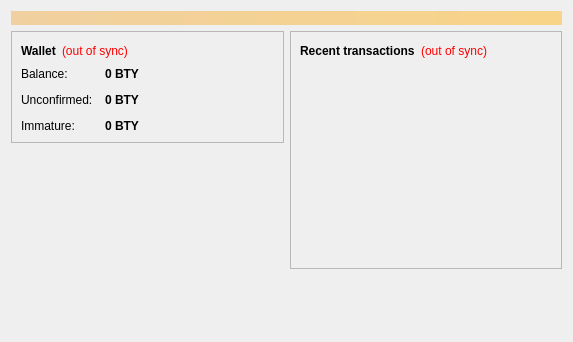
<?xml version="1.0" encoding="UTF-8"?>
<ui version="4.0">
 <class>OverviewPage</class>
 <widget class="QWidget" name="OverviewPage">
  <property name="geometry">
   <rect>
    <x>0</x>
    <y>0</y>
    <width>573</width>
    <height>342</height>
   </rect>
  </property>
  <property name="windowTitle">
   <string>Form</string>
  </property>
  <layout class="QVBoxLayout" name="topLayout">
   <item>
    <widget class="QLabel" name="labelAlerts">
     <property name="visible">
      <bool>false</bool>
     </property>
     <property name="styleSheet">
      <string notr="true">background-color: qlineargradient(x1: 0, y1: 0, x2: 1, y2: 0, stop:0 #F0D0A0, stop:1 #F8D488); color:#000000;</string>
     </property>
     <property name="wordWrap">
      <bool>true</bool>
     </property>
     <property name="margin">
      <number>3</number>
     </property>
    </widget>
   </item>
   <item>
    <layout class="QHBoxLayout" name="horizontalLayout" stretch="1,1">
     <item>
      <layout class="QVBoxLayout" name="verticalLayout_2">
       <item>
        <widget class="QFrame" name="frame">
         <property name="frameShape">
          <enum>QFrame::StyledPanel</enum>
         </property>
         <property name="frameShadow">
          <enum>QFrame::Raised</enum>
         </property>
         <layout class="QVBoxLayout" name="verticalLayout_4">
          <item>
           <layout class="QHBoxLayout" name="horizontalLayout_4">
            <item>
             <widget class="QLabel" name="label_5">
              <property name="font">
               <font>
                <weight>75</weight>
                <bold>true</bold>
               </font>
              </property>
              <property name="text">
               <string>Wallet</string>
              </property>
             </widget>
            </item>
            <item>
             <widget class="QLabel" name="labelWalletStatus">
              <property name="toolTip">
               <string>The displayed information may be out of date. Your wallet automatically synchronizes with the BootyCoin network after a connection is established, but this process has not completed yet.</string>
              </property>
              <property name="styleSheet">
               <string notr="true">QLabel { color: red; }</string>
              </property>
              <property name="text">
               <string notr="true">(out of sync)</string>
              </property>
              <property name="alignment">
               <set>Qt::AlignLeading|Qt::AlignLeft|Qt::AlignVCenter</set>
              </property>
             </widget>
            </item>
            <item>
             <spacer name="horizontalSpacer_2">
              <property name="orientation">
               <enum>Qt::Horizontal</enum>
              </property>
              <property name="sizeHint" stdset="0">
               <size>
                <width>40</width>
                <height>20</height>
               </size>
              </property>
             </spacer>
            </item>
           </layout>
          </item>
          <item>
           <layout class="QFormLayout" name="formLayout_2">
            <property name="fieldGrowthPolicy">
             <enum>QFormLayout::AllNonFixedFieldsGrow</enum>
            </property>
            <property name="horizontalSpacing">
             <number>12</number>
            </property>
            <property name="verticalSpacing">
             <number>12</number>
            </property>
            <item row="0" column="0">
             <widget class="QLabel" name="label">
              <property name="text">
               <string>Balance:</string>
              </property>
             </widget>
            </item>
            <item row="0" column="1">
             <widget class="QLabel" name="labelBalance">
              <property name="font">
               <font>
                <weight>75</weight>
                <bold>true</bold>
               </font>
              </property>
              <property name="cursor">
               <cursorShape>IBeamCursor</cursorShape>
              </property>
              <property name="toolTip">
               <string>Your current balance</string>
              </property>
              <property name="text">
               <string notr="true">0 BTY</string>
              </property>
              <property name="textInteractionFlags">
               <set>Qt::LinksAccessibleByMouse|Qt::TextSelectableByKeyboard|Qt::TextSelectableByMouse</set>
              </property>
             </widget>
            </item>
            <item row="1" column="0">
             <widget class="QLabel" name="label_3">
              <property name="text">
               <string>Unconfirmed:</string>
              </property>
             </widget>
            </item>
            <item row="1" column="1">
             <widget class="QLabel" name="labelUnconfirmed">
              <property name="font">
               <font>
                <weight>75</weight>
                <bold>true</bold>
               </font>
              </property>
              <property name="cursor">
               <cursorShape>IBeamCursor</cursorShape>
              </property>
              <property name="toolTip">
               <string>Total of transactions that have yet to be confirmed, and do not yet count toward the current balance</string>
              </property>
              <property name="text">
               <string notr="true">0 BTY</string>
              </property>
              <property name="textInteractionFlags">
               <set>Qt::LinksAccessibleByMouse|Qt::TextSelectableByKeyboard|Qt::TextSelectableByMouse</set>
              </property>
             </widget>
            </item>
            <item row="2" column="0">
             <widget class="QLabel" name="labelImmatureText">
              <property name="text">
               <string>Immature:</string>
              </property>
             </widget>
            </item>
            <item row="2" column="1">
             <widget class="QLabel" name="labelImmature">
              <property name="font">
               <font>
                <weight>75</weight>
                <bold>true</bold>
               </font>
              </property>
              <property name="toolTip">
               <string>Mined balance that has not yet matured</string>
              </property>
              <property name="text">
               <string notr="true">0 BTY</string>
              </property>
              <property name="textInteractionFlags">
               <set>Qt::LinksAccessibleByMouse|Qt::TextSelectableByKeyboard|Qt::TextSelectableByMouse</set>
              </property>
             </widget>
            </item>
           </layout>
          </item>
         </layout>
        </widget>
       </item>
       <item>
        <spacer name="verticalSpacer">
         <property name="orientation">
          <enum>Qt::Vertical</enum>
         </property>
         <property name="sizeHint" stdset="0">
          <size>
           <width>20</width>
           <height>40</height>
          </size>
         </property>
        </spacer>
       </item>
      </layout>
     </item>
     <item>
      <layout class="QVBoxLayout" name="verticalLayout_3">
       <item>
        <widget class="QFrame" name="frame_2">
         <property name="frameShape">
          <enum>QFrame::StyledPanel</enum>
         </property>
         <property name="frameShadow">
          <enum>QFrame::Raised</enum>
         </property>
         <layout class="QVBoxLayout" name="verticalLayout">
          <item>
           <layout class="QHBoxLayout" name="horizontalLayout_2">
            <item>
             <widget class="QLabel" name="label_4">
              <property name="text">
               <string>&lt;b&gt;Recent transactions&lt;/b&gt;</string>
              </property>
             </widget>
            </item>
            <item>
             <widget class="QLabel" name="labelTransactionsStatus">
              <property name="toolTip">
               <string>The displayed information may be out of date. Your wallet automatically synchronizes with the BootyCoin network after a connection is established, but this process has not completed yet.</string>
              </property>
              <property name="styleSheet">
               <string notr="true">QLabel { color: red; }</string>
              </property>
              <property name="text">
               <string notr="true">(out of sync)</string>
              </property>
              <property name="alignment">
               <set>Qt::AlignRight|Qt::AlignTrailing|Qt::AlignVCenter</set>
              </property>
             </widget>
            </item>
            <item>
             <spacer name="horizontalSpacer">
              <property name="orientation">
               <enum>Qt::Horizontal</enum>
              </property>
              <property name="sizeHint" stdset="0">
               <size>
                <width>40</width>
                <height>20</height>
               </size>
              </property>
             </spacer>
            </item>
           </layout>
          </item>
          <item>
           <widget class="QListView" name="listTransactions">
            <property name="styleSheet">
             <string notr="true">QListView { background: transparent; }</string>
            </property>
            <property name="frameShape">
             <enum>QFrame::NoFrame</enum>
            </property>
            <property name="verticalScrollBarPolicy">
             <enum>Qt::ScrollBarAlwaysOff</enum>
            </property>
            <property name="horizontalScrollBarPolicy">
             <enum>Qt::ScrollBarAlwaysOff</enum>
            </property>
            <property name="selectionMode">
             <enum>QAbstractItemView::NoSelection</enum>
            </property>
           </widget>
          </item>
         </layout>
        </widget>
       </item>
       <item>
        <spacer name="verticalSpacer_2">
         <property name="orientation">
          <enum>Qt::Vertical</enum>
         </property>
         <property name="sizeHint" stdset="0">
          <size>
           <width>20</width>
           <height>40</height>
          </size>
         </property>
        </spacer>
       </item>
      </layout>
     </item>
    </layout>
   </item>
  </layout>
 </widget>
 <resources/>
 <connections/>
</ui>
